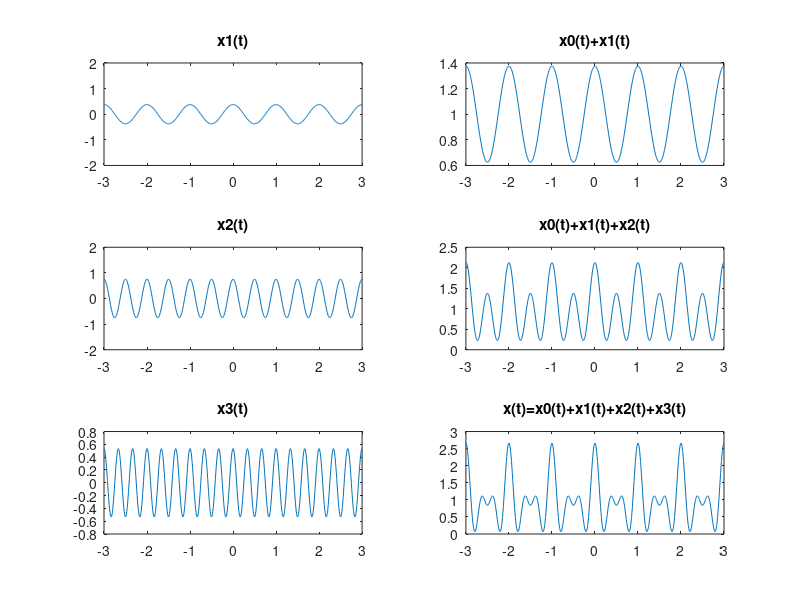

Reproduce this figure in MATLAB.
clc 
clear all 
close all
t = -3:0.01:3; 

x0 = 1; 

x1 = (1/8)*exp(j*(-1)*2*pi*t)+(1/4)*exp(j*(1)*2*pi*t);
y1 = x0 + x1; 

x2 = (1/4)*exp(j*(-2)*2*pi*t)+(1/2)*exp(j*(2)*2*pi*t);
y2 = y1 + x2; 

x3 = (1/5)*exp(j*(-3)*2*pi*t)+(1/3)*exp(j*(3)*2*pi*t);
x = x0 + x1 + x2 + x3;
figure;
subplot(3,2,1);
plot(t,x1); 
axis([-3 3 -2 2]); 
title('x1(t)');
subplot(3,2,2);
plot(t,y1); 
title('x0(t)+x1(t)');

subplot(3,2,3);
plot(t,x2); 
axis([-3 3 -2 2]); 
title('x2(t)');
subplot(3,2,4);
plot(t,y2); 
title('x0(t)+x1(t)+x2(t)');
subplot(3,2,5);
plot(t,x3); 
title('x3(t)');
subplot(3,2,6);
plot(t,x);
title('x(t)=x0(t)+x1(t)+x2(t)+x3(t)');